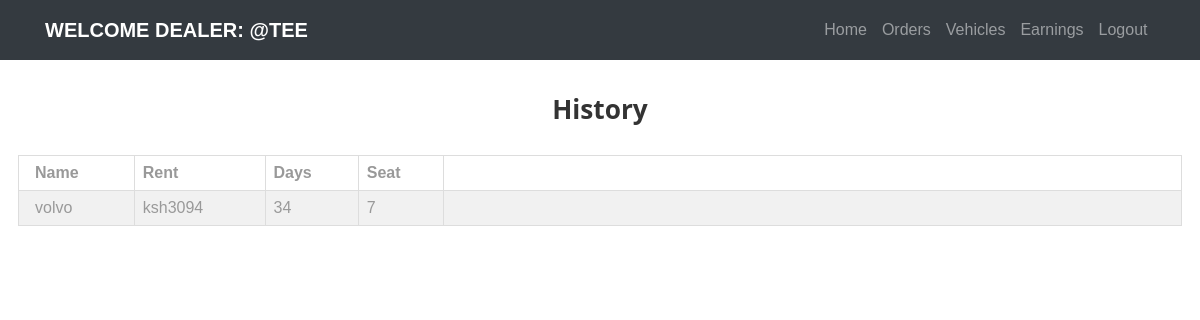
/car_dealer_portal/history/ (signed in), run on the app's committed database.
### customer_portal/models.py (models this page shows)
class Orders(models.Model):
    user = models.ForeignKey(User, on_delete=models.PROTECT)
    car_dealer = models.ForeignKey(CarDealer, on_delete=models.PROTECT)
    rent = models.CharField(max_length=8)
    vehicle = models.ForeignKey(Vehicles, on_delete=models.PROTECT)
    days = models.CharField(max_length = 3)
    is_complete = models.BooleanField(default = False)

### car_dealer_portal/models.py (models this page shows)
class Vehicles(models.Model):
    car_name = models.CharField(max_length = 20)
    car_image = models.ImageField(default='static/car-1.png')
    color = models.CharField(max_length = 10)
    dealer = models.ForeignKey(CarDealer, on_delete = models.PROTECT)
    area = models.ForeignKey(Area, on_delete=models.SET_NULL, null = True)
    capacity = models.CharField(max_length = 2)
    is_available = models.BooleanField(default = True)
    description = models.CharField(max_length = 100)

### car_dealer_portal/views.py (the view)
@login_required
def history(request):
    user = User.objects.get(username = request.user)
    car_dealer = CarDealer.objects.get(car_dealer = user)
    orders = Orders.objects.filter(car_dealer = car_dealer)
    order_list = []
    for o in orders:
        order_list.append(o)
    return render(request, 'car_dealer/history.html', {'wallet':car_dealer.wallet, 'order_list':order_list})

### car_dealer_portal/templates/car_dealer/history.html (shortened to what this page needs)
{% extends 'car_dealer/base.html' %}
{% block content %}
<h3 class="w3-center" style="padding-top:30"><b>History</b></h3>
<div style="padding:18">
<table class="w3-table w3-striped w3-center">
  <tr>
    <th>Name </th>
    <th>Rent </th>
    <th>Days </th>
    <th>Seat</th>
    <th>
    </th>
  </tr>
  {% for order in order_list %}
  <tr>
    <td>{{order.vehicle.car_name}}</td>
    <td>ksh{{order.rent}}</td>
    <td>{{order.days}}</td>
    <td>{{order.vehicle.capacity}}</td>
    <td>
    </td>
  </tr>
  {% endfor %}
</table>
</div>
{% endblock %}

### car_dealer_portal/templates/car_dealer/base.html (shortened to what this page needs)
{% load static %}
<html>
<head>
  <link rel="stylesheet" href="{% static 'styles/w3.css' %}">
  <link rel="stylesheet" href="{% static 'css/style.css' %}">
</head>
<body>
  <nav class="navbar navbar-expand-lg navbar-dark ftco_navbar bg-dark" id="ftco-navbar">
    <div class="container">
      {% if user.is_authenticated %}
        <a class="navbar-brand" href="">Welcome Dealer: <span>{{user.username}}</span></a>
      {% else %}
      <a class="navbar-brand" href="{% url 'home' %}">Car<span>Rental</span></a>
      {% endif %}
      <div class="collapse navbar-collapse" id="ftco-nav">
        <ul class="navbar-nav ml-auto">
          {%if user.is_authenticated %}
          <li class="nav-item"><a class="nav-link" href="/car_dealer_portal/auth/">Home</a></li>
          <li class="nav-item"><a class="nav-link" href="/car_dealer_portal/order_list/">Orders</a></li>
          <li class="nav-item"><a class="nav-link" href="/car_dealer_portal/manage_vehicles/">Vehicles</a></li>
          <li class="nav-item"><a class="nav-link" href="/car_dealer_portal/history/">Earnings</a></li>
          <li class="nav-item"><a class="nav-link" href="/car_dealer_portal/logout/">Logout</a></li>
          {% endif %}
        </ul>
      </div>
    </div>
  </nav>
<div class="content">
  {% block content %}
  {% endblock %}
</div>
</body>
</html>

### static/styles/w3.css (style rules this page uses)
html { box-sizing: border-box; }
*, *:before, *:after { box-sizing: inherit; }
html { -ms-text-size-adjust: 100%; -webkit-text-size-adjust: 100%; }
body { margin: 0; }
article, aside, details, figcaption, figure, footer, header, main, menu, nav, section, summary { display: block; }
a { background-color: transparent; -webkit-text-decoration-skip: objects; }
html, body { font-family: Verdana, sans-serif; font-size: 15px; line-height: 1.5; }
html { overflow-x: hidden; }
h3 { font-size: 24px; }
h1, h2, h3, h4, h5, h6 { font-family: "Segoe UI", Arial, sans-serif; font-weight: 400; margin: 10px 0; }
a { color: inherit; }
.w3-table, .w3-table-all { border: 1px solid #dddddd; border-collapse: collapse; border-spacing: 0; width: 100%; display: table; }
.w3-striped tbody tr:nth-child(even) { background-color: #f1f1f1; }
.w3-table td, .w3-table th, .w3-table-all td, .w3-table-all th { padding: 8px 8px; display: table-cell; text-align: left; vertical-align: top; border: 1px solid #dddddd; }
.w3-table th:first-child, .w3-table td:first-child, .w3-table-all th:first-child, .w3-table-all td:first-child { padding-left: 16px; }
.w3-center { text-align: center !important; }

### data on the page
Orders: vehicle.car_name "volvo", rent "3094", days "34", vehicle.capacity "7"

### other printed values
{{ user.username }} "@TEE"
